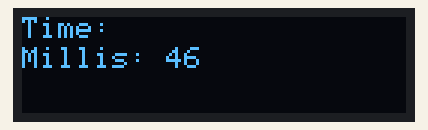
A sketch run on a simulated Arduino Uno, built with avr-gcc and run on an emulated ATmega328P. Shown: 128×32 one-colour display.

Above: at 0.1 s.
At 4.2 s:
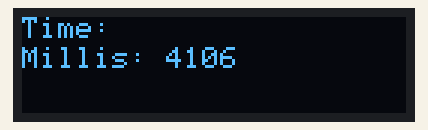
At 9.2 s:
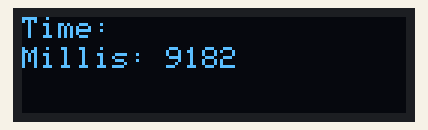
At 19.4 s:
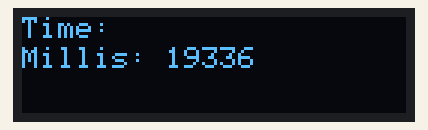
At 28.5 s:
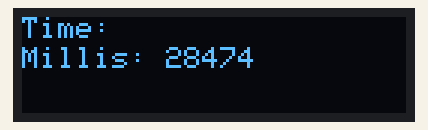
At 38.7 s:
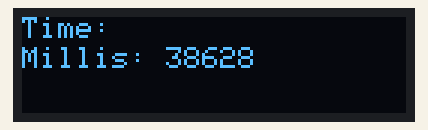

Measured:
- what the display in image 0 shows lasts 1.0 s, from 0.1 s to 1.1 s

The sketch:

OLED_With_Node_MCU.ino
```cpp
// include two library for ssid1306 OLED Display //


#include <Adafruit_GFX.h>
#include <Adafruit_SSD1306.h>
#include <SPI.h>

#define OLED_RESET 4
Adafruit_SSD1306 display(OLED_RESET); //define the OLED display and reset it

void setup() {
  Serial.begin(9600); // define the baud rate // you can change it to 115200

  // Initialize OLED display with SPI communication
  display.begin(SSD1306_SWITCHCAPVCC, 0x3C);  // Address 0x3C for 128x32

  // Clear the display buffer
  display.clearDisplay();

  // Set text size and color
  display.setTextSize(1);
  display.setTextColor(WHITE);

  // Display initial text
  display.setCursor(0, 0);
  display.println("Hello, ESP8266!");
  display.display();
}

void loop() {
  // Example: Displaying dynamic content
  display.clearDisplay();  // Clear the display buffer

  // Update text
  display.setCursor(0, 0);
  display.println("Time:");
  display.setCursor(0, 10);
  display.print("Millis: ");
  display.println(millis());

  // Refresh display
  display.display();

  delay(1000);  // Update every second
}
```
